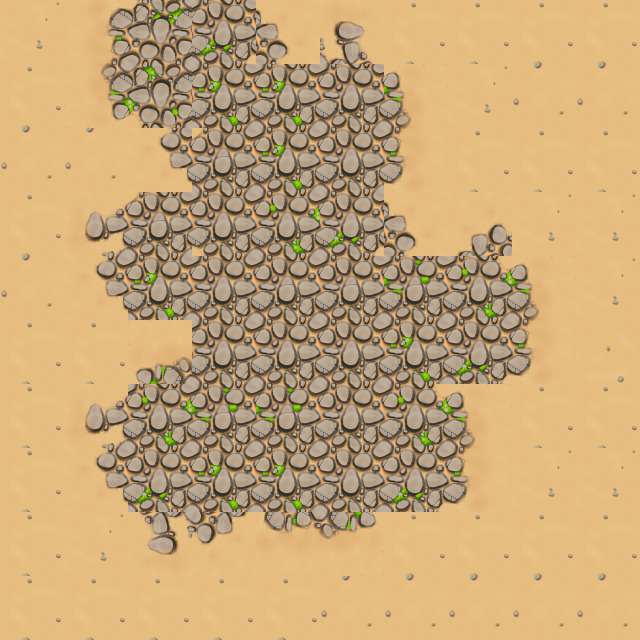

This is a level from a 2D game, rendered from its Tiled map with the project's own tilesets. A one-line summary and the map file follow, with tile-layer data summarised:
An orthogonal 10x10 tile map with 64x64 px tiles, 1 tile layer (Tile Layer 1), 2 tilesets and 3 objects (load:maps/melle/sandyrocks).

<map version="1.4" tiledversion="1.4.3" orientation="orthogonal" renderorder="right-down" width="10" height="10" tilewidth="64" tileheight="64" infinite="0" nextlayerid="3" nextobjectid="4">
 <tileset firstgid="1" name="melle_bg_remix_64" tilewidth="64" tileheight="64" tilecount="24" columns="6">
  <image source="melle_bg_remix_64.png" width="384" height="256" />
 </tileset>
 <tileset firstgid="25" name="runestones_0" tilewidth="155" tileheight="155" tilecount="3" columns="1">
   <image source="runestones_0.png" width="465" height="155" />
</tileset>
 <layer id="1" name="Tile Layer 1" width="10" height="10">
  <data>[100 cells, 100 non-empty, 20 distinct tile ids]</data>
 </layer>
 <objectgroup id="2" name="runes">
  <object id="1" name="load:maps/melle/sandyrocks" gid="26" x="432.746" y="203.515" width="155" height="155" />
  <object id="2" gid="25" x="17.7769" y="375.138" width="155" height="155" />
  <object id="3" gid="27" x="419.938" y="589.027" width="155" height="155" />
 </objectgroup>
</map>
